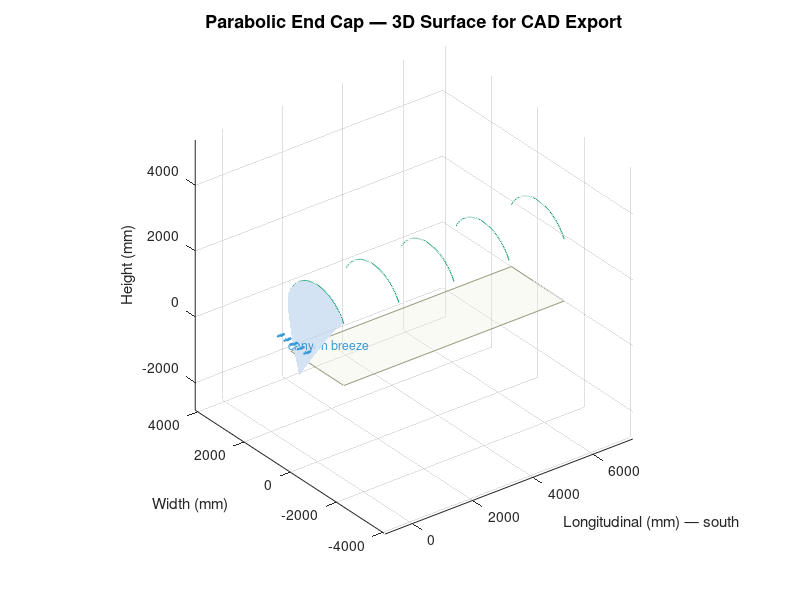

MATLAB code to generate this figure:
%% PARABOLIC END CAP — EXPORT FOR CAD & CFD
%  Generates the 3D parabolic venturi end cap surface
%  Exports in multiple formats for Autodesk Inventor and CFD tools
%
%  Outputs:
%    parabolic_endcap.stl      — mesh for Inventor / Fusion 360 / CFD
%    parabolic_endcap_pts.csv  — point cloud (x,y,z) for loft/surface
%    parabolic_endcap_ribs.csv — cross-section curves at stations
%    parabolic_endcap.dxf      — 2D profile for Inventor sketch import
%    full_trailer.stl          — complete trailer body for CFD
%
%  Chapter 12 — The Trailer
% =========================================================================

clear; close all; clc;

%% ── 1. PARAMETERS (must match trailer_geometry.m) ───────────────────────
ft2mm   = 304.8;
W       = 7.5 * ft2mm;     % 2286 mm
L       = 24  * ft2mm;     % 7315 mm
FH      = 4.0 * ft2mm;     % 1219 mm
ARC_DEG = 120;

arc_half = deg2rad(ARC_DEG/2);
R_arc    = (W/2) / sin(arc_half);

% Dome apex
barrel_apex = FH + R_arc * cos(0);   % = FH + R

% Parabola parameters
parab_depth = 600;                    % mm — how far south the parabola extends
parab_a     = barrel_apex / parab_depth^2;

fprintf('=== PARABOLIC END CAP GEOMETRY ===\n');
fprintf('Barrel apex:     %.0f mm  (%.1f ft)\n', barrel_apex, barrel_apex/ft2mm);
fprintf('Parabola depth:  %.0f mm\n', parab_depth);
fprintf('Parabola coeff:  a = %.6f mm^-1\n', parab_a);
fprintf('Focal length:    %.1f mm\n', 1/(4*parab_a));

%% ── 2. GENERATE 3D SURFACE MESH ─────────────────────────────────────────
% The end cap is a "ruled surface" between:
%   - The barrel vault cross-section (arc) at z = 0 (south end of barrel)
%   - A scaled-down version at z = -parab_depth (tip of parabola)
%
% At each longitudinal station z_s:
%   The cross-section is the barrel arc scaled by the parabola profile
%   height_scale = (barrel_apex - parab_a * z_s^2) / barrel_apex

n_long  = 40;    % stations along parabola depth
n_circ  = 60;    % points around cross-section

z_stations = linspace(0, -parab_depth, n_long);  % 0 = barrel junction, negative = south
theta_cs   = linspace(-arc_half, arc_half, n_circ);

% Preallocate mesh
X = zeros(n_long, n_circ);
Y = zeros(n_long, n_circ);
Z = zeros(n_long, n_circ);

for i = 1:n_long
    zs = z_stations(i);
    
    % Parabolic height envelope at this station
    h_env = barrel_apex - parab_a * zs^2;
    h_env = max(h_env, 0);   % clamp to zero
    
    % Scale factor: 1.0 at barrel junction, 0.0 at parabola tip
    scale_f = h_env / barrel_apex;
    
    % Cross-section at this station:
    % Arc from dome formula, scaled vertically
    for j = 1:n_circ
        th = theta_cs(j);
        
        % Full barrel cross-section point
        x_barrel = R_arc * sin(th);
        y_barrel = FH + R_arc * cos(th);
        
        % Scale the profile height above floor
        y_scaled = FH * scale_f + (y_barrel - FH) * scale_f;
        
        % Also narrow the width as we go south
        x_scaled = x_barrel * scale_f;
        
        X(i,j) = zs;         % longitudinal (south)
        Y(i,j) = x_scaled;   % width
        Z(i,j) = y_scaled;   % height
    end
end

% Close the bottom: add floor points
% Left wall descending
for i = 1:n_long
    zs = z_stations(i);
    h_env = max(barrel_apex - parab_a * zs^2, 0);
    scale_f = h_env / barrel_apex;
    
    % Floor width at this station
    floor_hw = (W/2) * scale_f;
end

%% ── 3. VISUALIZE ────────────────────────────────────────────────────────
figure('Name','Parabolic End Cap — 3D Surface','Position',[100 100 900 700]);

% Surface mesh
surf(X, Y, Z, 'FaceColor',[0.71 0.82 0.93],'FaceAlpha',0.6,...
     'EdgeColor',[0.21 0.37 0.65],'EdgeAlpha',0.3);
hold on; grid on; axis equal;
view(35, 25);

% Barrel vault body (wireframe outline)
theta_b = linspace(-arc_half, arc_half, 60);
yb = R_arc * sin(theta_b);
zb = FH + R_arc * cos(theta_b);
for xb_pos = linspace(0, L, 5)
    plot3(ones(1,60)*xb_pos, yb, zb, 'Color',[0.11 0.62 0.46],'LineWidth',0.8);
end

% Floor plane
fill3([0 L L 0 0 -parab_depth -parab_depth 0],...
      [-W/2 -W/2 W/2 W/2 W/2*0 0 0 -W/2*0],...
      [0 0 0 0 0 0 0 0],...
      [0.93 0.93 0.87],'FaceAlpha',0.3,'EdgeColor',[0.6 0.6 0.5]);

title('Parabolic End Cap — 3D Surface for CAD Export','FontSize',13,'FontWeight','bold');
xlabel('Longitudinal (mm) — south'); ylabel('Width (mm)'); zlabel('Height (mm)');
colorbar('off');

% Wind flow arrows
for yw = linspace(-W/4, W/4, 5)
    quiver3(-parab_depth-300, yw, barrel_apex*0.4, 250, 0, 0,...
        'Color',[0.22 0.60 0.85],'LineWidth',1.5,'MaxHeadSize',0.4,...
        'AutoScale','off');
end
text(-parab_depth-350, 0, barrel_apex*0.4, 'canyon breeze',...
     'FontSize',9,'Color',[0.22 0.60 0.85]);

%% ── 4. EXPORT STL (for Inventor / Fusion 360 / CFD) ─────────────────────
fprintf('\n=== EXPORTING CAD FILES ===\n');

% --- 4a. STL via triangulation ---
% Convert surface mesh to triangulated faces
stl_file = 'parabolic_endcap.stl';
fid = fopen(stl_file, 'w');
fprintf(fid, 'solid parabolic_endcap\n');

for i = 1:n_long-1
    for j = 1:n_circ-1
        % Triangle 1: (i,j), (i+1,j), (i+1,j+1)
        v1 = [X(i,j)   Y(i,j)   Z(i,j)];
        v2 = [X(i+1,j) Y(i+1,j) Z(i+1,j)];
        v3 = [X(i+1,j+1) Y(i+1,j+1) Z(i+1,j+1)];
        n = cross(v2-v1, v3-v1);
        n = n / (norm(n) + eps);
        fprintf(fid, '  facet normal %.6e %.6e %.6e\n', n(1), n(2), n(3));
        fprintf(fid, '    outer loop\n');
        fprintf(fid, '      vertex %.4f %.4f %.4f\n', v1(1), v1(2), v1(3));
        fprintf(fid, '      vertex %.4f %.4f %.4f\n', v2(1), v2(2), v2(3));
        fprintf(fid, '      vertex %.4f %.4f %.4f\n', v3(1), v3(2), v3(3));
        fprintf(fid, '    endloop\n');
        fprintf(fid, '  endfacet\n');
        
        % Triangle 2: (i,j), (i+1,j+1), (i,j+1)
        v4 = [X(i,j+1) Y(i,j+1) Z(i,j+1)];
        n = cross(v3-v1, v4-v1);
        n = n / (norm(n) + eps);
        fprintf(fid, '  facet normal %.6e %.6e %.6e\n', n(1), n(2), n(3));
        fprintf(fid, '    outer loop\n');
        fprintf(fid, '      vertex %.4f %.4f %.4f\n', v1(1), v1(2), v1(3));
        fprintf(fid, '      vertex %.4f %.4f %.4f\n', v3(1), v3(2), v3(3));
        fprintf(fid, '      vertex %.4f %.4f %.4f\n', v4(1), v4(2), v4(3));
        fprintf(fid, '    endloop\n');
        fprintf(fid, '  endfacet\n');
    end
end

fprintf(fid, 'endsolid parabolic_endcap\n');
fclose(fid);
fprintf('Exported: %s  (%d triangles)\n', stl_file, 2*(n_long-1)*(n_circ-1));

% --- 4b. Point cloud CSV (for loft in Inventor) ---
pts_file = 'parabolic_endcap_pts.csv';
fid = fopen(pts_file, 'w');
fprintf(fid, 'x_mm,y_mm,z_mm,station,theta_deg\n');
for i = 1:n_long
    for j = 1:n_circ
        fprintf(fid, '%.2f,%.2f,%.2f,%d,%.1f\n',...
            X(i,j), Y(i,j), Z(i,j), i, rad2deg(theta_cs(j)));
    end
end
fclose(fid);
fprintf('Exported: %s  (%d points)\n', pts_file, n_long*n_circ);

% --- 4c. Cross-section ribs CSV (for Inventor loft guide curves) ---
ribs_file = 'parabolic_endcap_ribs.csv';
fid = fopen(ribs_file, 'w');
fprintf(fid, 'station,x_mm,y_mm,z_mm\n');
for i = 1:4:n_long   % every 4th station
    for j = 1:n_circ
        fprintf(fid, '%d,%.2f,%.2f,%.2f\n', i, X(i,j), Y(i,j), Z(i,j));
    end
    fprintf(fid, '\n');  % blank line between stations
end
fclose(fid);
fprintf('Exported: %s  (%d rib stations)\n', ribs_file, ceil(n_long/4));

% --- 4d. 2D Parabola profile DXF (for Inventor sketch) ---
dxf_file = 'parabolic_profile.dxf';
fid = fopen(dxf_file, 'w');

% DXF header
fprintf(fid, '0\nSECTION\n2\nENTITIES\n');

% Parabola centerline profile as POLYLINE
x_prof = linspace(0, -parab_depth, 100);
y_prof = barrel_apex - parab_a * x_prof.^2;

fprintf(fid, '0\nPOLYLINE\n8\nParabola_Profile\n66\n1\n70\n8\n');
for k = 1:length(x_prof)
    fprintf(fid, '0\nVERTEX\n8\nParabola_Profile\n');
    fprintf(fid, '10\n%.4f\n20\n%.4f\n30\n0.0\n', x_prof(k), y_prof(k));
end
fprintf(fid, '0\nSEQEND\n');

% Barrel arc cross-section as POLYLINE
fprintf(fid, '0\nPOLYLINE\n8\nBarrel_Arc\n66\n1\n70\n8\n');
th_dxf = linspace(-arc_half, arc_half, 100);
for k = 1:length(th_dxf)
    xd = R_arc * sin(th_dxf(k));
    yd = FH + R_arc * cos(th_dxf(k));
    fprintf(fid, '0\nVERTEX\n8\nBarrel_Arc\n');
    fprintf(fid, '10\n%.4f\n20\n%.4f\n30\n0.0\n', xd, yd);
end
fprintf(fid, '0\nSEQEND\n');

% Wall lines
fprintf(fid, '0\nLINE\n8\nWall_Left\n');
fprintf(fid, '10\n%.4f\n20\n0.0\n30\n0.0\n', -W/2);
fprintf(fid, '11\n%.4f\n21\n%.4f\n31\n0.0\n', -W/2, FH);

fprintf(fid, '0\nLINE\n8\nWall_Right\n');
fprintf(fid, '10\n%.4f\n20\n0.0\n30\n0.0\n', W/2);
fprintf(fid, '11\n%.4f\n21\n%.4f\n31\n0.0\n', W/2, FH);

fprintf(fid, '0\nENDSEC\n0\nEOF\n');
fclose(fid);
fprintf('Exported: %s\n', dxf_file);

%% ── 5. FULL TRAILER STL (for CFD) ───────────────────────────────────────
% Complete closed body: barrel vault + parabolic end + flat north end + floor
full_stl = 'full_trailer.stl';
fid = fopen(full_stl, 'w');
fprintf(fid, 'solid full_trailer\n');

% Helper: write one triangle
write_tri = @(f, v1, v2, v3) deal(...
    fprintf(f, '  facet normal %.6e %.6e %.6e\n', ...
        cross(v2-v1,v3-v1)/max(norm(cross(v2-v1,v3-v1)),eps)),...
    fprintf(f, '    outer loop\n'),...
    fprintf(f, '      vertex %.4f %.4f %.4f\n', v1),...
    fprintf(f, '      vertex %.4f %.4f %.4f\n', v2),...
    fprintf(f, '      vertex %.4f %.4f %.4f\n', v3),...
    fprintf(f, '    endloop\n  endfacet\n'));

n_body  = 60;   % circumferential resolution
n_len   = 20;   % barrel length divisions

% Barrel vault body
theta_body = linspace(-arc_half, arc_half, n_body);
x_len      = linspace(0, L, n_len);

tri_count = 0;
for i = 1:n_len-1
    for j = 1:n_body-1
        % Vault surface points
        yA = R_arc*sin(theta_body(j));   zA = FH + R_arc*cos(theta_body(j));
        yB = R_arc*sin(theta_body(j+1)); zB = FH + R_arc*cos(theta_body(j+1));
        
        v1 = [x_len(i),   yA, zA];
        v2 = [x_len(i+1), yA, zA];
        v3 = [x_len(i+1), yB, zB];
        v4 = [x_len(i),   yB, zB];
        
        % Triangle 1
        nn = cross(v2-v1, v3-v1); nn = nn/max(norm(nn),eps);
        fprintf(fid, '  facet normal %.6e %.6e %.6e\n', nn);
        fprintf(fid, '    outer loop\n');
        fprintf(fid, '      vertex %.4f %.4f %.4f\n', v1);
        fprintf(fid, '      vertex %.4f %.4f %.4f\n', v2);
        fprintf(fid, '      vertex %.4f %.4f %.4f\n', v3);
        fprintf(fid, '    endloop\n  endfacet\n');
        
        % Triangle 2
        nn = cross(v3-v1, v4-v1); nn = nn/max(norm(nn),eps);
        fprintf(fid, '  facet normal %.6e %.6e %.6e\n', nn);
        fprintf(fid, '    outer loop\n');
        fprintf(fid, '      vertex %.4f %.4f %.4f\n', v1);
        fprintf(fid, '      vertex %.4f %.4f %.4f\n', v3);
        fprintf(fid, '      vertex %.4f %.4f %.4f\n', v4);
        fprintf(fid, '    endloop\n  endfacet\n');
        
        tri_count = tri_count + 2;
    end
end

% Left wall
for i = 1:n_len-1
    v1 = [x_len(i),   -W/2, 0];
    v2 = [x_len(i+1), -W/2, 0];
    v3 = [x_len(i+1), -W/2, FH];
    v4 = [x_len(i),   -W/2, FH];
    nn = cross(v2-v1,v3-v1); nn=nn/max(norm(nn),eps);
    fprintf(fid,'  facet normal %.6e %.6e %.6e\n',nn);
    fprintf(fid,'    outer loop\n');
    fprintf(fid,'      vertex %.4f %.4f %.4f\n',v1);
    fprintf(fid,'      vertex %.4f %.4f %.4f\n',v2);
    fprintf(fid,'      vertex %.4f %.4f %.4f\n',v3);
    fprintf(fid,'    endloop\n  endfacet\n');
    nn = cross(v3-v1,v4-v1); nn=nn/max(norm(nn),eps);
    fprintf(fid,'  facet normal %.6e %.6e %.6e\n',nn);
    fprintf(fid,'    outer loop\n');
    fprintf(fid,'      vertex %.4f %.4f %.4f\n',v1);
    fprintf(fid,'      vertex %.4f %.4f %.4f\n',v3);
    fprintf(fid,'      vertex %.4f %.4f %.4f\n',v4);
    fprintf(fid,'    endloop\n  endfacet\n');
    tri_count = tri_count + 2;
end

% Right wall
for i = 1:n_len-1
    v1 = [x_len(i),   W/2, 0];
    v2 = [x_len(i+1), W/2, 0];
    v3 = [x_len(i+1), W/2, FH];
    v4 = [x_len(i),   W/2, FH];
    nn = cross(v2-v1,v3-v1); nn=nn/max(norm(nn),eps);
    fprintf(fid,'  facet normal %.6e %.6e %.6e\n',nn);
    fprintf(fid,'    outer loop\n');
    fprintf(fid,'      vertex %.4f %.4f %.4f\n',v1);
    fprintf(fid,'      vertex %.4f %.4f %.4f\n',v2);
    fprintf(fid,'      vertex %.4f %.4f %.4f\n',v3);
    fprintf(fid,'    endloop\n  endfacet\n');
    nn = cross(v3-v1,v4-v1); nn=nn/max(norm(nn),eps);
    fprintf(fid,'  facet normal %.6e %.6e %.6e\n',nn);
    fprintf(fid,'    outer loop\n');
    fprintf(fid,'      vertex %.4f %.4f %.4f\n',v1);
    fprintf(fid,'      vertex %.4f %.4f %.4f\n',v3);
    fprintf(fid,'      vertex %.4f %.4f %.4f\n',v4);
    fprintf(fid,'    endloop\n  endfacet\n');
    tri_count = tri_count + 2;
end

% Parabolic end cap (reuse surface mesh from section 2)
for i = 1:n_long-1
    for j = 1:n_circ-1
        v1 = [X(i,j)     Y(i,j)     Z(i,j)];
        v2 = [X(i+1,j)   Y(i+1,j)   Z(i+1,j)];
        v3 = [X(i+1,j+1) Y(i+1,j+1) Z(i+1,j+1)];
        v4 = [X(i,j+1)   Y(i,j+1)   Z(i,j+1)];
        nn = cross(v2-v1,v3-v1); nn=nn/max(norm(nn),eps);
        fprintf(fid,'  facet normal %.6e %.6e %.6e\n',nn);
        fprintf(fid,'    outer loop\n');
        fprintf(fid,'      vertex %.4f %.4f %.4f\n',v1);
        fprintf(fid,'      vertex %.4f %.4f %.4f\n',v2);
        fprintf(fid,'      vertex %.4f %.4f %.4f\n',v3);
        fprintf(fid,'    endloop\n  endfacet\n');
        nn = cross(v3-v1,v4-v1); nn=nn/max(norm(nn),eps);
        fprintf(fid,'  facet normal %.6e %.6e %.6e\n',nn);
        fprintf(fid,'    outer loop\n');
        fprintf(fid,'      vertex %.4f %.4f %.4f\n',v1);
        fprintf(fid,'      vertex %.4f %.4f %.4f\n',v3);
        fprintf(fid,'      vertex %.4f %.4f %.4f\n',v4);
        fprintf(fid,'    endloop\n  endfacet\n');
        tri_count = tri_count + 2;
    end
end

fprintf(fid, 'endsolid full_trailer\n');
fclose(fid);
fprintf('Exported: %s  (%d triangles)\n', full_stl, tri_count);

%% ── 6. SUMMARY ──────────────────────────────────────────────────────────
fprintf('\n=== EXPORT SUMMARY ===\n');
fprintf('Files created:\n');
fprintf('  parabolic_endcap.stl       — end cap mesh for Inventor/Fusion\n');
fprintf('  parabolic_endcap_pts.csv   — point cloud for loft surface\n');
fprintf('  parabolic_endcap_ribs.csv  — rib cross-sections for guide curves\n');
fprintf('  parabolic_profile.dxf      — 2D profile for Inventor sketch\n');
fprintf('  full_trailer.stl           — complete body for CFD import\n');
fprintf('\n');
fprintf('=== IMPORT INTO AUTODESK INVENTOR ===\n');
fprintf('Option A (STL): Insert > Import > parabolic_endcap.stl\n');
fprintf('         Convert mesh to BRep: Mesh > Convert to BRep\n');
fprintf('Option B (Loft): New Part > 3D Sketch > Import Points (CSV)\n');
fprintf('         Create splines through rib points, then Loft\n');
fprintf('Option C (DXF): New Sketch > Import DXF > parabolic_profile.dxf\n');
fprintf('         Revolve or sweep the profile\n');
fprintf('\n');
fprintf('=== CFD AIRFLOW MODELING ===\n');
fprintf('Import full_trailer.stl into:\n');
fprintf('  - Autodesk CFD (built into Inventor Professional)\n');
fprintf('  - ANSYS Fluent / CFX\n');
fprintf('  - OpenFOAM (free, open source)\n');
fprintf('  - SimScale (cloud-based, free tier)\n');
fprintf('  - COMSOL Multiphysics\n');
fprintf('\nRecommended boundary conditions:\n');
fprintf('  Inlet:  canyon breeze 2-5 m/s from south\n');
fprintf('  Outlet: open boundary (north end)\n');
fprintf('  Walls:  no-slip on trailer surfaces\n');
fprintf('  Domain: 5x trailer length upstream, 10x downstream\n');
